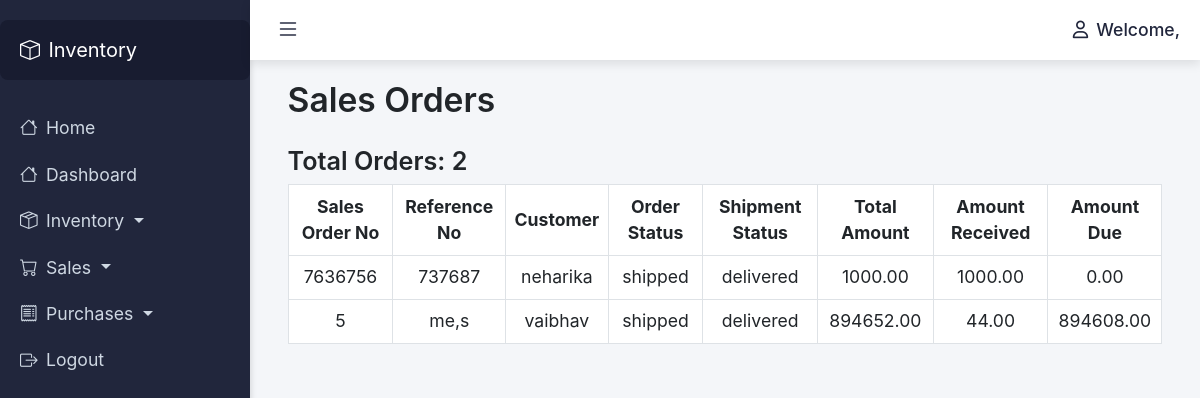
Page /sales/ on the committed database.
### dashboard/models.py (models this page shows, shortened)
class SalesOrder(models.Model):
    ORDER_STATUS_CHOICES = [
        ('draft', 'Draft'),
        ('pending', 'Pending'),
        ('shipped', 'Shipped'),
        ('delivered', 'Delivered'),
        ('canceled', 'Canceled'),
    ]
    SHIPMENT_STATUS_CHOICES = [
        ('not_shipped', 'Not Shipped'),
        ('in_transit', 'In Transit'),
        ('delivered', 'Delivered'),
    ]
    customer = models.ForeignKey(Customer, on_delete=models.CASCADE)
    sales_order_no = models.CharField(max_length=20)
    reference_no = models.CharField(max_length=20)
    order_status = models.CharField(max_length=20, choices=ORDER_STATUS_CHOICES)
    shipment_status = models.CharField(max_length=20, choices=SHIPMENT_STATUS_CHOICES)
    total_amount = models.DecimalField(max_digits=10, decimal_places=2)
    amount_received = models.DecimalField(max_digits=10, decimal_places=2, default=0.00)
    @property
    def amount_due(self):
        return self.total_amount - self.amount_received

class Customer(models.Model):
    name = models.CharField(max_length=100)
    company_name = models.CharField(max_length=100)
    email = models.EmailField()
    work_phone = models.CharField(max_length=15)
    receivables = models.DecimalField(max_digits=10, decimal_places=2)
    unused_credits = models.DecimalField(max_digits=10, decimal_places=2)
    address = models.TextField()

### dashboard/views.py (the view)
# urls.py: path('sales/', sales_order, name='sales_order'),
def sales_order(request):
    user_role = getattr(request.user, 'role', None)
    orders = SalesOrder.objects.all()
    total_orders = orders.count()
    return render(request, 'sales_order.html', {'orders': orders, 'total_orders': total_orders,'user_role': user_role })

### dashboard/templates/sales_order.html (shortened to what this page needs)
{% extends 'base.html' %}
{% block content %}
<div class="table-container">
    <h2 class="mb-4">Sales Orders</h2>
    <h4>Total Orders: {{ total_orders }}</h4>
    <table class="table table-bordered">
        <thead>
            <tr>
                <th>Sales Order No</th>
                <th>Reference No</th>
                <th>Customer</th>
                <th>Order Status</th>
                <th>Shipment Status</th>
                <th>Total Amount</th>
                <th>Amount Received</th>
                <th>Amount Due</th>
            </tr>
        </thead>
        <tbody>
            {% for order in orders %}
            <tr>
                <td>{{ order.sales_order_no }}</td>
                <td>{{ order.reference_no }}</td>
                <td>{{ order.customer.name }}</td>
                <td>{{ order.order_status }}</td>
                <td>{{ order.shipment_status }}</td>
                <td>{{ order.total_amount }}</td>
                <td>{{ order.amount_received }}</td>
                <td>{{ order.amount_due }}</td>
            </tr>
            {% empty %}
            <tr>
                <td colspan="9" class="text-center">No sales orders found.</td>
            </tr>
            {% endfor %}
        </tbody>
    </table>
</div>
{% endblock %}

### dashboard/templates/base.html (style rules this page uses)
body, html { height: 100%; margin: 0; font-family: Arial, sans-serif; background-color: #f4f6f9; font-size: 1.05rem; }
body { font-family: 'Inter', sans-serif; }
h1, h2, h3, h4, h5, h6 { font-weight: 600; }
.table th, .table td { text-align: center; vertical-align: middle; }
.table thead { background-color: #f8f9fa; }
:root { --bs-primary: #1a2b6d; }
:root { --bs-primary: #1a2b6d; --bs-accent: #4e73df; --bs-light: #f8f9fc; --bs-dark: #343a40; }
body { font-family: 'Inter', sans-serif; background-color: #f0f2f5; }

### rows in the picture
SalesOrder: sales_order_no "7636756", reference_no "737687", customer.name "neharika", order_status "shipped", shipment_status "delivered", total_amount "1000.00", amount_received "1000.00", amount_due "0.00"
SalesOrder: sales_order_no "5", reference_no "me,s", customer.name "vaibhav", order_status "shipped", shipment_status "delivered", total_amount "894652.00", amount_received "44.00", amount_due "894608.00"

### other values in the picture
{{ total_orders }} "2"
